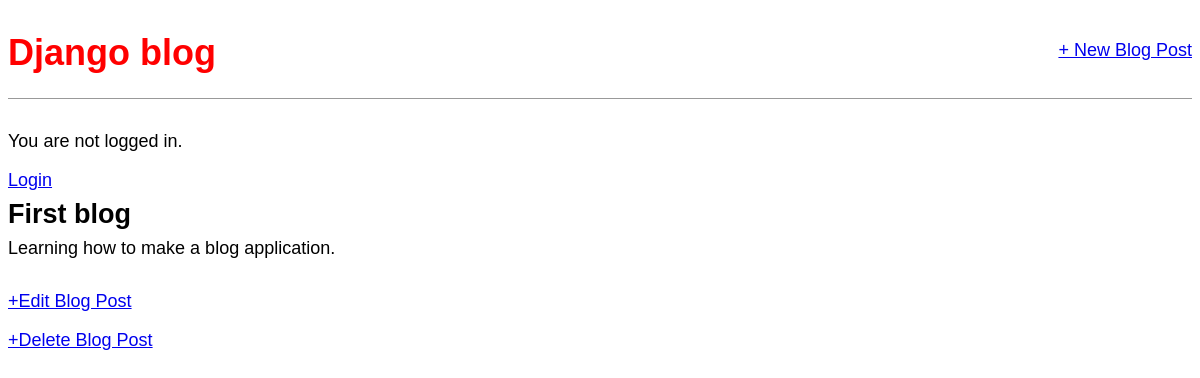
Before: /post/1/ with the older database file.
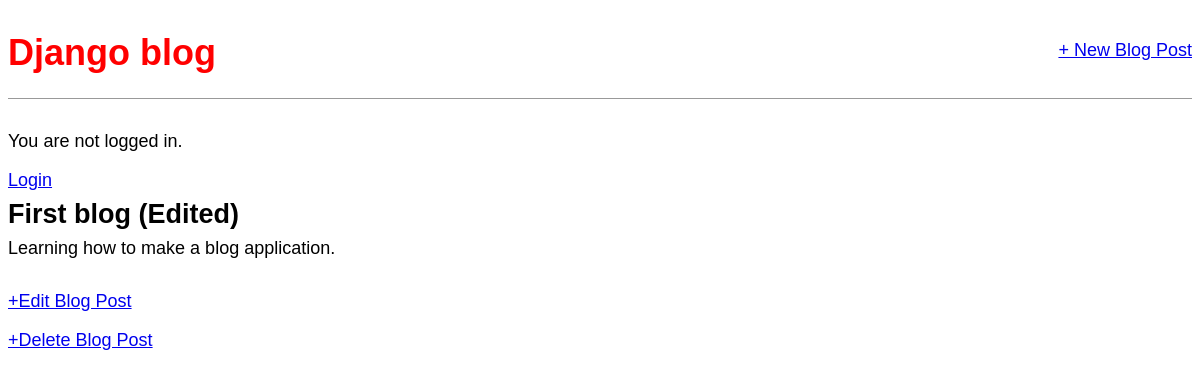
After: the same page with the newer database file.
### blog/models.py (models this page shows, shortened)
class Post(models.Model):
    title = models.CharField(max_length=200)
    author = models.ForeignKey(
        'auth.User',
        on_delete=models.CASCADE,
    )
    body = models.TextField()

### blog/views.py (the view)
# urls.py: path('post/<int:pk>/', views.BlogDetailView.as_view(), name='post_detail'),
class BlogDetailView(DetailView):
    model = Post
    template_name = 'post_detail.html'

### templates/post_detail.html
{% extends 'base.html' %}
{% block content %}
  <div class="post-entry">
    <h2>{{ object.title }}</h2>
    <p>{{ object.body }}</p>
  </div>
  <p><a href="{% url 'post_edit' post.pk %}"> +Edit Blog Post</a></p>
  <p><a href="{% url 'post_delete' post.pk %}"> +Delete Blog Post</a></p>
{% endblock content %}

Changed rows visible on the page:
changed Post "Learning how to make a blog application.": title "First blog" → "First blog (Edited)"
